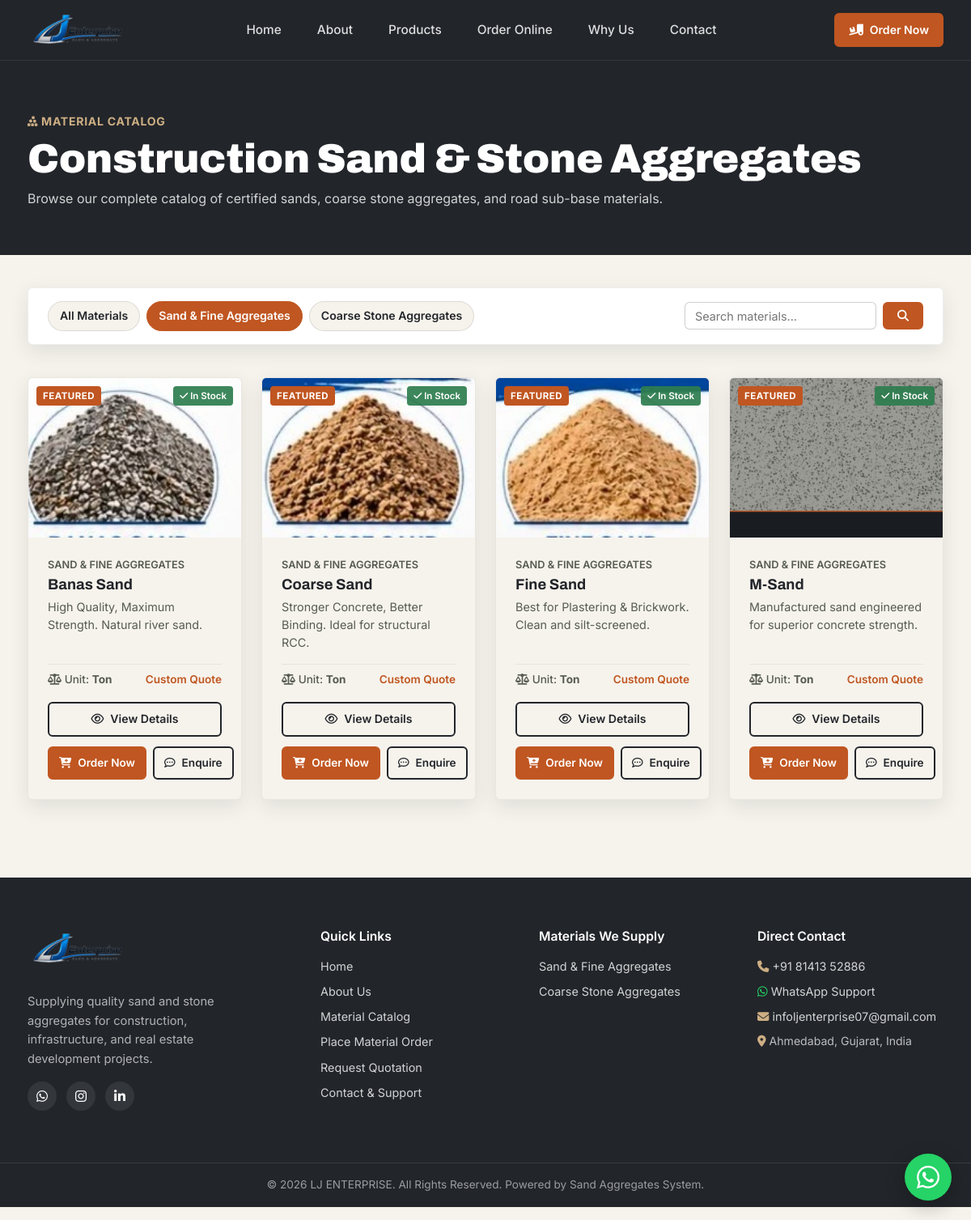
/products/?category=sand-fine-aggregates, run on an earlier commit of the app's database.
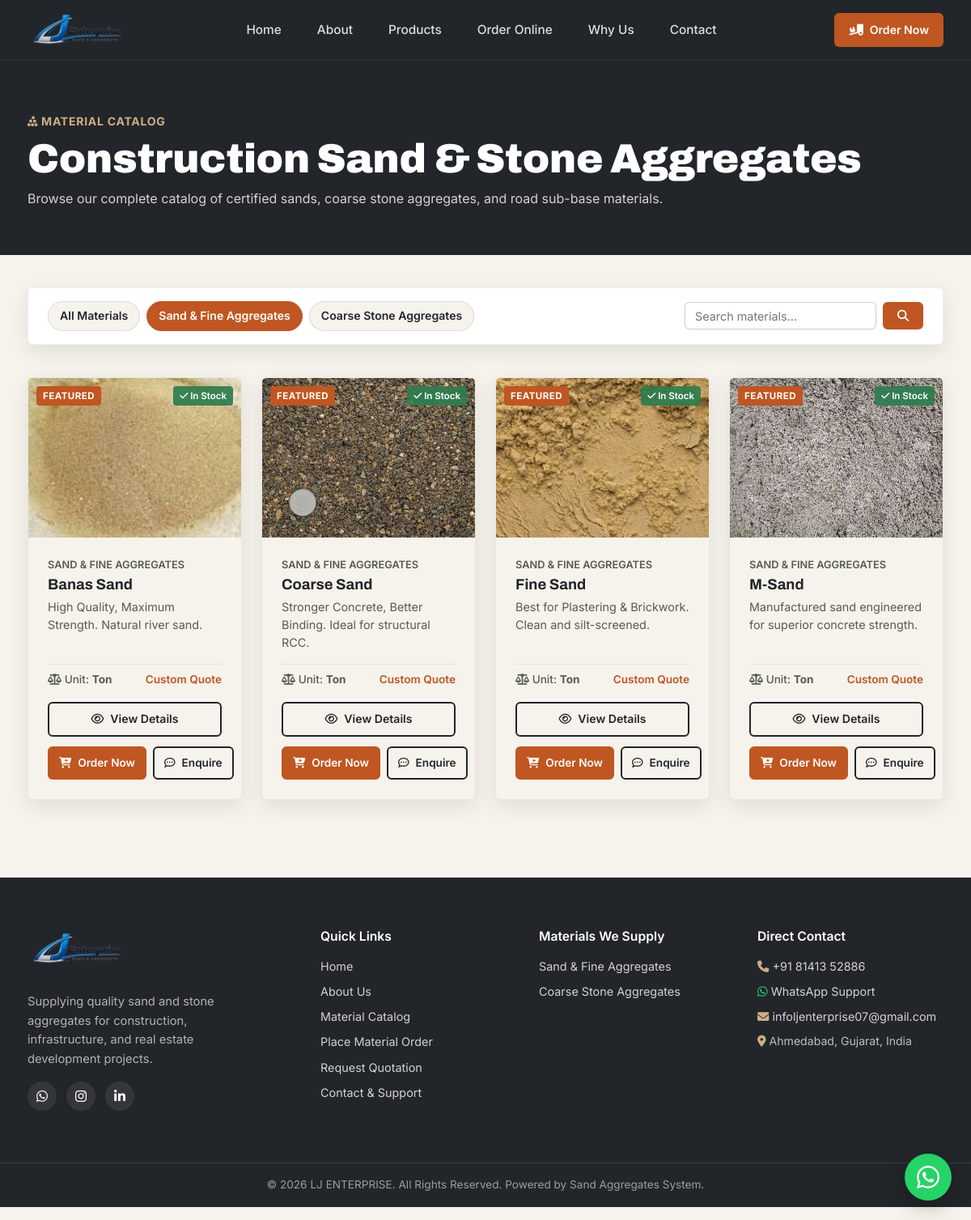
And on a later commit of the database.
### website/models.py (models this page shows, shortened)
class Product(models.Model):
    UNIT_CHOICES = [
        ('Ton', 'Ton'),
        ('Truck', 'Truck (Full Load)'),
        ('Cubic Meter', 'Cubic Meter (m³)'),
        ('Brass', 'Brass'),
        ('Bag', 'Bag (50 kg)'),
    ]
    name = models.CharField(max_length=150, unique=True)
    slug = models.SlugField(max_length=170, unique=True, blank=True)
    category = models.ForeignKey(
        Category,
        on_delete=models.SET_NULL,
        related_name='products',
        null=True,
        blank=True
    )
    image = models.ImageField(
        upload_to='products/',
        blank=True,
        null=True,
        help_text="Upload high quality product photo"
    )
    short_description = models.CharField(
        max_length=255,
        help_text="Short one-line summary displayed on product cards"
    )
    description = models.TextField(
        help_text="Detailed specification, uses, grading, and material properties"
    )
    unit = models.CharField(
        max_length=50,
        choices=UNIT_CHOICES,
        default='Ton'
    )
    available = models.BooleanField(
        default=True,
        help_text="Is this material currently in stock and available for delivery?"
    )
    featured = models.BooleanField(
        default=False,
        help_text="Display prominently on the homepage products showcase"
    )
    created_at = models.DateTimeField(auto_now_add=True)
    updated_at = models.DateTimeField(auto_now=True)
    class Meta:
        ordering = ['-featured', 'name']
    def get_absolute_url(self):
        return reverse('website:product_detail', kwargs={'slug': self.slug})

class Category(models.Model):
    name = models.CharField(max_length=100, unique=True)
    slug = models.SlugField(max_length=120, unique=True, blank=True)
    description = models.TextField(blank=True, help_text="Brief description of this material category")
    order = models.PositiveIntegerField(default=0, help_text="Display order in menus and filters")
    is_active = models.BooleanField(default=True)
    class Meta:
        verbose_name_plural = "Categories"
        ordering = ['order', 'name']

### website/views.py (the view)
# urls.py: path('products/', views.ProductListView.as_view(), name='products'),
class ProductListView(ListView):
    model = Product
    template_name = 'products.html'
    context_object_name = 'products'
    paginate_by = 12
    def get_queryset(self):
        queryset = Product.objects.all()
        category_slug = self.request.GET.get('category')
        query = self.request.GET.get('q')
        if category_slug:
            queryset = queryset.filter(category__slug=category_slug)
        if query:
            queryset = queryset.filter(
                Q(name__icontains=query) |
                Q(short_description__icontains=query) |
                Q(description__icontains=query)
            )
        return queryset
    def get_context_data(self, **kwargs):
        context = super().get_context_data(**kwargs)
        context['categories'] = Category.objects.filter(is_active=True)
        context['current_category'] = self.request.GET.get('category', '')
        context['search_query'] = self.request.GET.get('q', '')
        return context

### website/models.py (called while the page is built)
    @classmethod
    def get_settings(cls):
        obj, _ = cls.objects.get_or_create(pk=1)
        return obj

### templates/products.html (shortened to what this page needs)
{% extends 'base.html' %}
{% load static %}
{% block content %}
<section class="catalog-header">
  <div class="container">
    <span class="section-kicker" style="color:var(--sand);"><i class="fa-solid fa-cubes-stacked"></i> Material Catalog</span>
    <h1>Construction Sand & Stone Aggregates</h1>
    <p>Browse our complete catalog of certified sands, coarse stone aggregates, and road sub-base materials.</p>
  </div>
</section>
<section style="padding-bottom: var(--space-6);">
  <div class="container">
    <div class="filter-bar">
      <div class="category-pills">
        <a href="{% url 'website:products' %}" class="category-pill {% if not current_category %}active{% endif %}">
          All Materials
        </a>
        {% for cat in categories %}
          <a href="{% url 'website:products' %}?category={{ cat.slug }}" class="category-pill {% if current_category == cat.slug %}active{% endif %}">
            {{ cat.name }}
          </a>
        {% endfor %}
      </div>
      <form method="GET" action="{% url 'website:products' %}" style="display: flex; gap: 8px;">
        <input
          type="text"
          name="q"
          value="{{ search_query }}"
          placeholder="Search materials..."
          class="form-control"
          style="padding: 6px 12px; font-size: 0.9rem; min-width: 200px;"
        >
        <button type="submit" class="btn btn-accent btn-sm">
          <i class="fa-solid fa-magnifying-glass"></i>
        </button>
      </form>
    </div>
    <div class="product-grid">
      {% for product in products %}
        <article class="product-card" data-product="{{ product.name }}">
          <div class="product-card-img-wrap">
            {% if product.image %}
              <img src="{{ product.image.url }}" alt="{{ product.name }}" loading="lazy">
            {% else %}
              <img src="{% static 'assets/hero.jpeg' %}" alt="{{ product.name }}" loading="lazy" onerror="this.parentElement.classList.add('img-fallback')">
            {% endif %}
            {% if product.featured %}
              <span class="badge-featured">Featured</span>
            {% endif %}
            {% if product.available %}
              <span class="badge-available"><i class="fa-solid fa-check"></i> In Stock</span>
            {% else %}
              <span class="badge-unavailable"><i class="fa-solid fa-xmark"></i> Out of Stock</span>
            {% endif %}
          </div>
          <div class="product-body">
            {% if product.category %}
              <span class="product-category">{{ product.category.name }}</span>
            {% endif %}
            <h3><a href="{{ product.get_absolute_url }}">{{ product.name }}</a></h3>
            <p>{{ product.short_description }}</p>
            <div class="product-price-bar">
              <span class="price-unit"><i class="fa-solid fa-scale-balanced"></i> Unit: <strong>{{ product.unit }}</strong></span>
              <span class="price-unit" style="color: var(--accent); font-weight: 600;">Custom Quote</span>
            </div>
            <div style="margin-bottom: 12px;">
              <a href="{{ product.get_absolute_url }}" class="btn btn-outline btn-sm btn-block">
                <i class="fa-regular fa-eye"></i> View Details
              </a>
            </div>
            <div class="product-actions">
              <a href="{% url 'website:order_create_product' product.slug %}" class="btn btn-accent btn-sm">
                <i class="fa-solid fa-cart-plus"></i> Order Now
              </a>
              <a href="{% url 'website:enquiry_create' %}?product={{ product.id }}" class="btn btn-outline btn-sm">
                <i class="fa-regular fa-comment-dots"></i> Enquire
              </a>
            </div>
          </div>
        </article>
      {% endfor %}
    </div>
  </div>
</section>
{% endblock %}

What changed in the data, as far as the page shows it:
changed Product "Banas Sand": image: a different picture
changed Product "Coarse Sand": image: a different picture
changed Product "Fine Sand": image: a different picture
changed Product "M-Sand": image: a different picture
